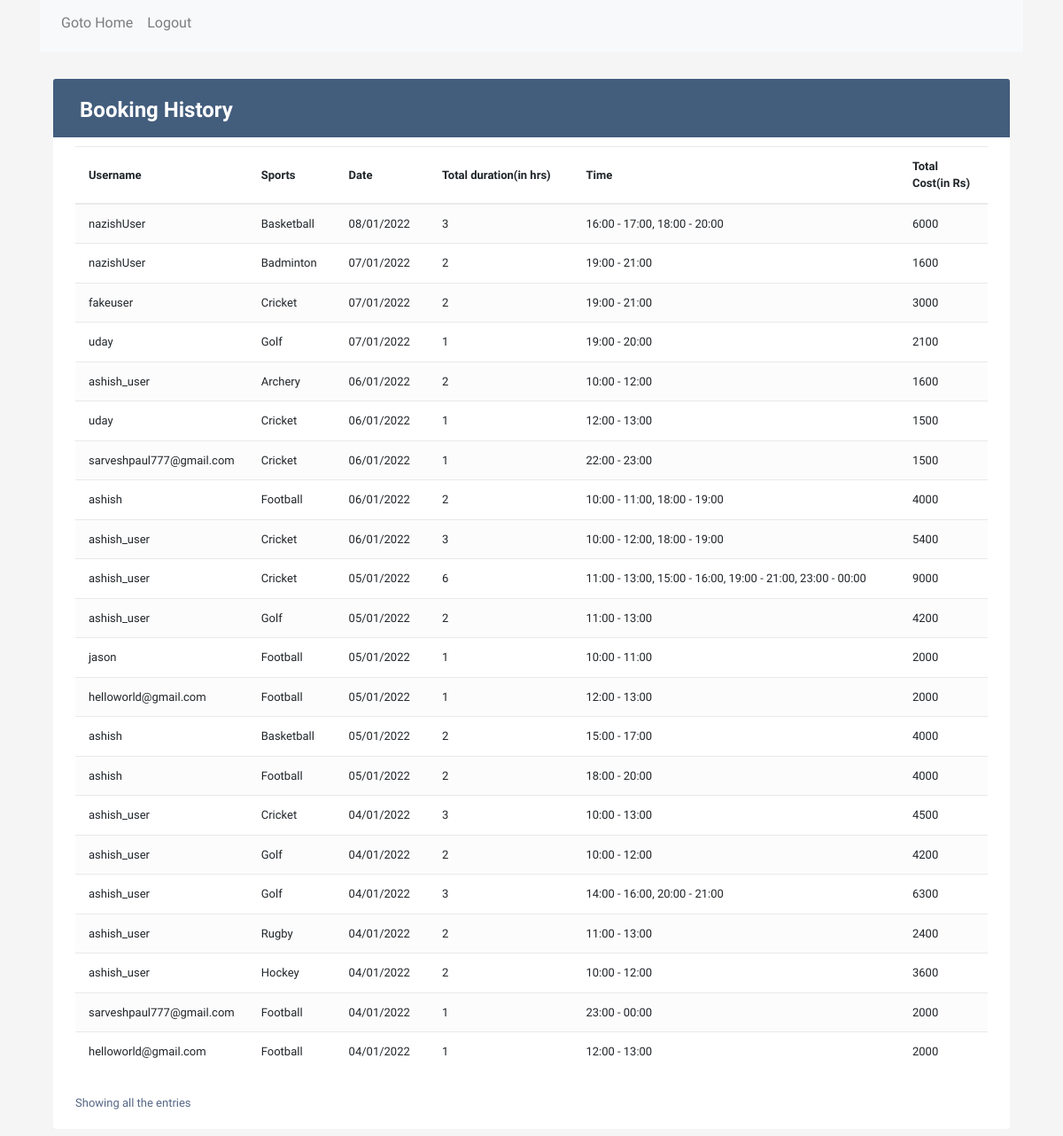
Page /bookinghistory (signed in) on the earlier database version.
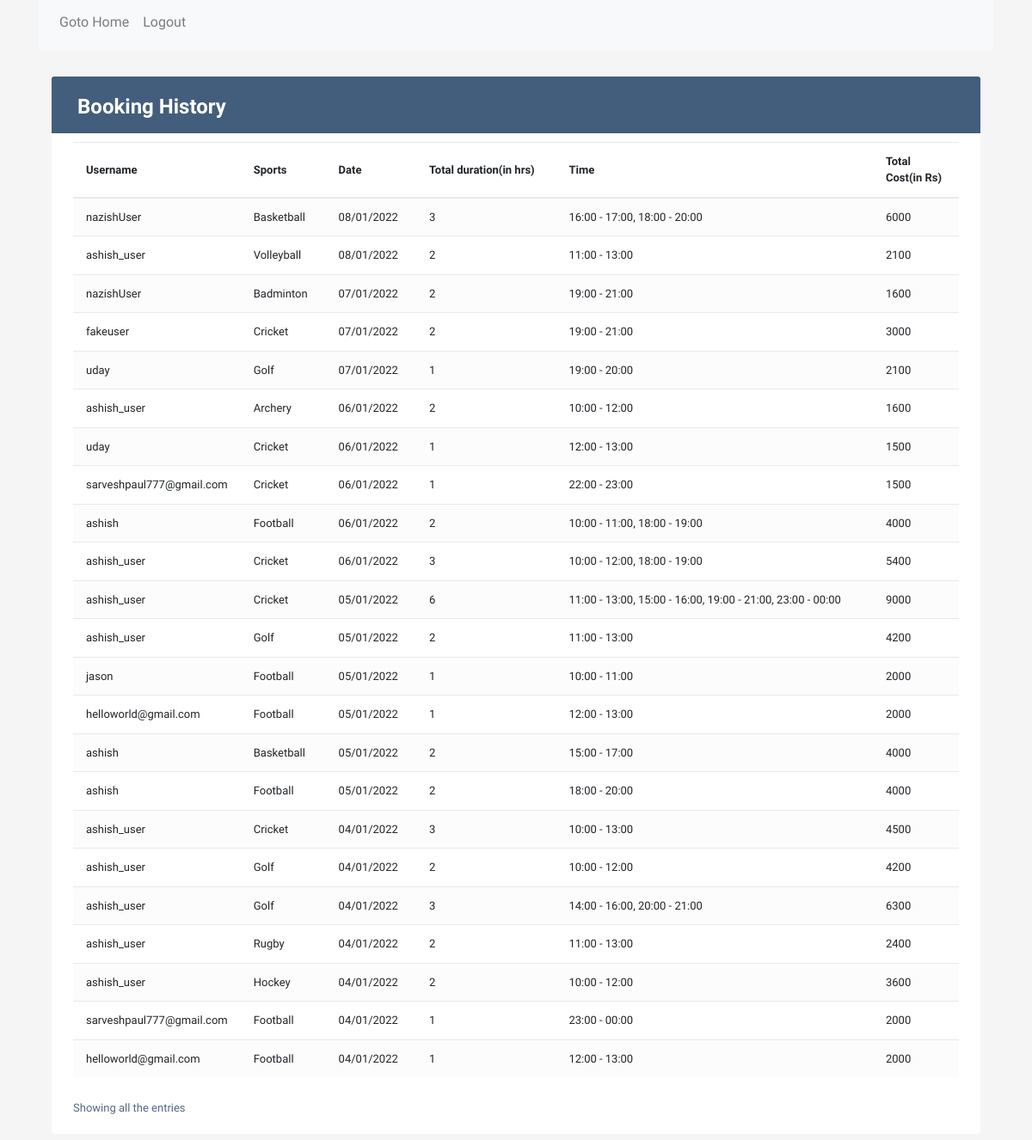
Same page on the later database version.
### tables this page shows
CREATE TABLE booking (id INTEGER PRIMARY KEY AUTOINCREMENT, sportsId INTEGER, date DATETIME, duration INTEGER, "total cost" DECIMAL (7, 2), "customer username" TEXT, code TEXT, FOREIGN KEY (sportsId) REFERENCES sports (id));

CREATE TABLE sports(
    id INTEGER PRIMARY KEY,
    name TEXT UNIQUE,
    cost INTEGER,
    status TEXT,
    remarks TEXT
);

### app.py (the view)
@app.route('/bookinghistory')
def bookinghistory():
    if session['usertype'] == 'user':
        return "Access Denied!!"
    conn = get_db_connection()
    try:
        filtered = conn.execute('SELECT b."customer username",s.name,b.date,b.duration,b."total cost",b.code FROM booking b,sports s where b.sportsid=s.id order by b.date desc').fetchall()
        return render_template('bookinghistory.html',data=filtered)
    except:
        return render_template('bookinghistory.html')
    finally:
        conn.close()

### app.py (called while the page is built)
def get_db_connection():
    conn = sqlite3.connect(os.path.join(BASE_DIR, 'database.db'))
    conn.row_factory = sqlite3.Row
    return conn

### templates/bookinghistory.html (shortened to what this page needs)
{% extends 'base.html' %}
{%block content%}
<!DOCTYPE html>
<html lang="en">
<head>
<link rel="stylesheet" href="https://stackpath.bootstrapcdn.com/bootstrap/4.5.0/css/bootstrap.min.css">
<link rel="stylesheet" href="https://maxcdn.bootstrapcdn.com/font-awesome/4.7.0/css/font-awesome.min.css">
</head>
<nav class="navbar navbar-expand-md navbar-light bg-light">
	<div class="collapse navbar-collapse" id="navbarNav">
		<ul class="navbar-nav">
			<div class="collapse navbar-collapse" id="navbarNav">
				<ul class="navbar-nav">
				<li class="nav-item">
					<a class="nav-link" href="{{url_for('adminhomepage')}}"><h6>Goto Home</h6></a>
				</li>
				<li class="nav-item">
					<a class="nav-link" href="{{url_for('logout')}}"><h6>Logout</h6></a>
				</li>
				</ul>
			</div>
		</ul>
	</div>
</nav>
<body>
<div class="container-xl">
	<div class="table-responsive">
		<div class="table-wrapper">
			<div class="table-title">
				<div class="row ">
					<div class="col-sm-6">
						<h2><b>Booking History</b></h2>
					</div>
				</div>
			</div>
			<table class="table table-striped table-hover">
				<thead>
					<tr>
						<th>Username</th>
						<th>Sports</th>
						<th>Date</th>
                        <th>Total duration(in hrs)</th>
						<th>Time</th>
						<th>Total Cost(in Rs)</th>
					</tr>
				</thead>
				<tbody>
					{% for row in data %}
					<tr>
						<td>{{row[0]}}</td>
						<td>{{row[1]}}</td>
						<td>{{row[2]}}</td>
						<td>{{row[3]}}</td>
						<td>{{timecal(row[5].split(','))}}</td>
						<td>{{row[4]}}</td>
					</tr>
					{% endfor %}
				</tbody>
			</table>
			<div class="clearfix">
				<div class="hint-text">Showing all the entries</div>
			</div>
		</div>
	</div>
</div>
</body>
</html>
{% endblock %}

### templates/base.html (shortened to what this page needs)
<!doctype html>
<html lang="en">
  <head>
    <link rel="stylesheet" href="https://cdnjs.cloudflare.com/ajax/libs/font-awesome/5.15.3/css/all.min.css">
    <link rel="stylesheet" href="https://mdbcdn.b-cdn.net/wp-content/themes/mdbootstrap4/docs-app/css/dist/mdb5/standard/compiled.min.css">
    <link rel="stylesheet" href="https://mdbcdn.b-cdn.net/wp-content/themes/mdbootstrap4/docs-app/css/dist/mdb5/plugins/all.min.css">
    <link rel="stylesheet" id="roboto-subset.css-css" href="https://mdbcdn.b-cdn.net/wp-content/themes/mdbootstrap4/docs-app/css/mdb5/fonts/roboto-subset.css?ver=3.9.0-update.5" type="text/css" media="all">
    <link rel="stylesheet" href="https://stackpath.bootstrapcdn.com/bootstrap/4.3.1/css/bootstrap.min.css">
  </head>
  <body>
    <div class="container">
        {% block content %} {% endblock %}
    </div>
  </body>
</html>

### templates/bookinghistory.html (style rules this page uses)
body { color: #566787; background: #f5f5f5; font-family: 'Varela Round', sans-serif; font-size: 13px; }
.table-responsive { margin: 30px 0; }
.table-wrapper { background: #fff; padding: 20px 25px; border-radius: 3px; min-width: 1000px; box-shadow: 0 1px 1px rgba(0,0,0,.05); }
.table-title { padding-bottom: 15px; background: #435d7d; color: #fff; padding: 16px 30px; min-width: 100%; margin: -20px -25px 10px; border-radius: 3px 3px 0 0; }
.table-title h2 { margin: 5px 0 0; font-size: 24px; }
table.table tr th, table.table tr td { border-color: #e9e9e9; padding: 12px 15px; vertical-align: middle; }
table.table tr th:first-child { width: 60px; }
table.table tr th:last-child { width: 100px; }
table.table-striped tbody tr:nth-of-type(odd) { background-color: #fcfcfc; }
.hint-text { float: left; margin-top: 10px; font-size: 13px; }

Differences in the rows shown:
added booking: customer username "ashish_user", name "Volleyball", date "08/01/2022", duration "2", code "11:00 - 13:00", total cost "2100"
